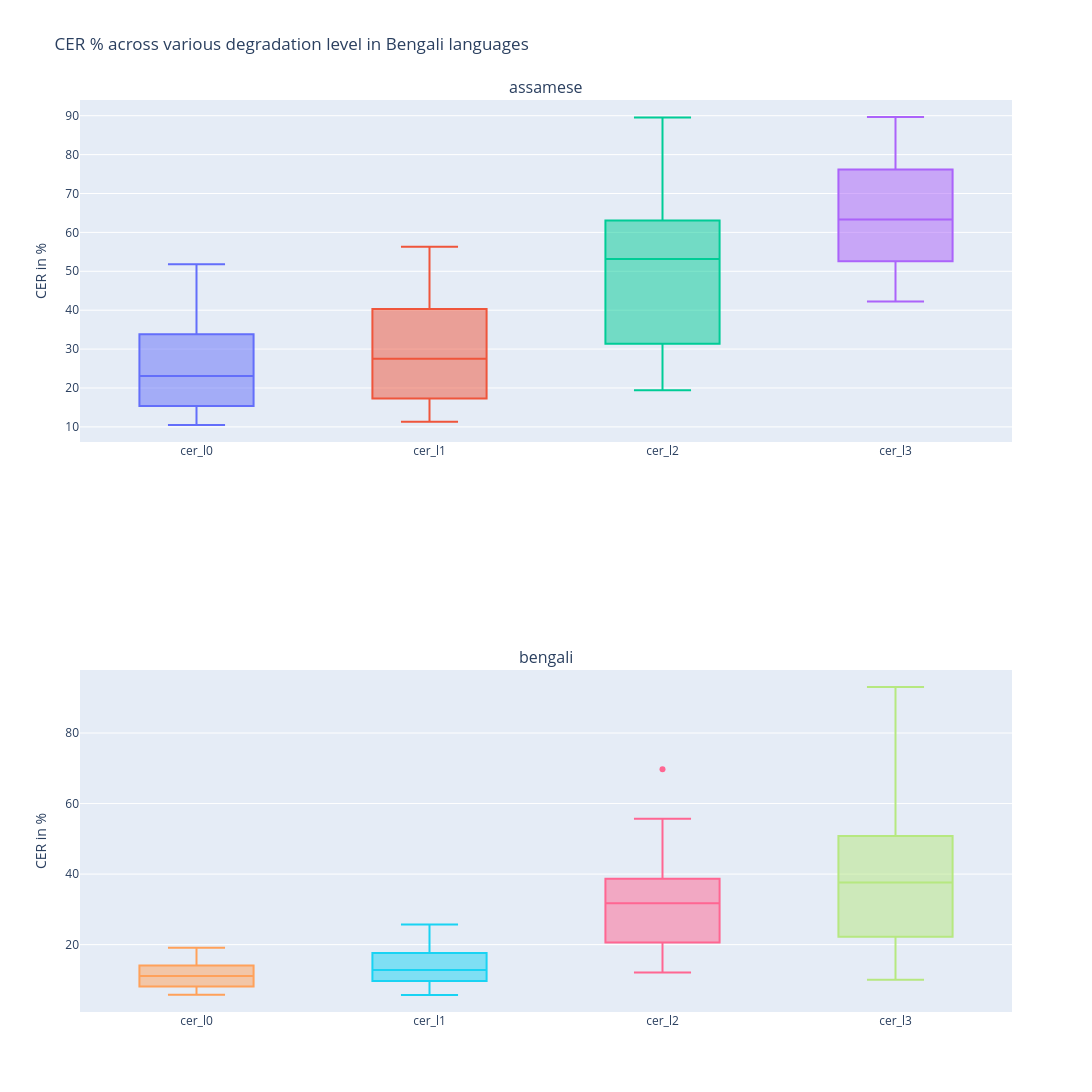

The code cell stored with this chart in its notebook:
### Markdown cell above
### 5.1.1. Box Plot Viz

### Code cell
display_box_plot(results_df=results_bengali, script=script, metric_type='CER').show()

### Figure 1 — Plotly figure (JSON) as saved in the notebook; plotly's stock layout.template omitted (floating-point values rounded to 4 significant figures)
{"data": [{"name": "cer_l0", "text": ["Bengali_Anek_Bangla_5", "Bengali_Baloo_Da_2_12", "Bengali_Baloo_Da_2_24", "Bengali_Noto_Serif_Bengali_21", "Bengali_Anek_Bangla_15", "Bengali_Noto_Sans_Bengali_16", "Bengali_Anek_Bangla_23", "Bengali_Baloo_Da_2_22", "Bengali_Noto_Sans_Bengali_6", "Bengali_Baloo_Da_2_14", "Bengali_Noto_Sans_Bengali_30", "Bengali_Noto_Serif_Bengali_11", "Bengali_Anek_Bangla_25", "Bengali_Atma_18", "Bengali_Anek_Bangla_10", "Bengali_Noto_Sans_Bengali_29", "Bengali_Baloo_Da_2_20", "Bengali_Baloo_Da_2_1", "Bengali_Anek_Bangla_26", "Bengali_Anek_Bangla_27", "Bengali_Atma_2", "Bengali_Baloo_Da_2_17", "Bengali_Atma_28", "Bengali_Baloo_Da_2_7", "Bengali_Noto_Serif_Bengali_9", "Bengali_Atma_8", "Bengali_Atma_4", "Bengali_Atma_13"], "type": "box", "xaxis": "x", "y": [34.41, 21.93, 37.74, 33.25, 29.02, 15.81, 19.08, 16.74, 28.81, 24.19, 21.29, 37.07, 18.64, 31.23, 11.5, 13.3, 36.63, 51.83, 20.13, 14.27, 26.22, 14.77, 29.07, 45.45, 14.93, 10.51, 34.43, 11.06], "yaxis": "y"}, {"name": "cer_l1", "text": ["Bengali_Anek_Bangla_5", "Bengali_Baloo_Da_2_12", "Bengali_Baloo_Da_2_24", "Bengali_Noto_Serif_Bengali_21", "Bengali_Anek_Bangla_15", "Bengali_Noto_Sans_Bengali_16", "Bengali_Anek_Bangla_23", "Bengali_Baloo_Da_2_22", "Bengali_Noto_Sans_Bengali_6", "Bengali_Baloo_Da_2_14", "Bengali_Noto_Sans_Bengali_30", "Bengali_Noto_Serif_Bengali_11", "Bengali_Anek_Bangla_25", "Bengali_Atma_18", "Bengali_Anek_Bangla_10", "Bengali_Noto_Sans_Bengali_29", "Bengali_Baloo_Da_2_20", "Bengali_Baloo_Da_2_1", "Bengali_Anek_Bangla_26", "Bengali_Anek_Bangla_27", "Bengali_Atma_2", "Bengali_Baloo_Da_2_17", "Bengali_Atma_28", "Bengali_Baloo_Da_2_7", "Bengali_Noto_Serif_Bengali_9", "Bengali_Atma_8", "Bengali_Atma_4", "Bengali_Atma_13"], "type": "box", "xaxis": "x", "y": [31.73, 23.81, 43.1, 38.45, 39.41, 42.57, 17.65, 44.33, 56.28, 25.24, 16.63, 32.1, 32.05, 15.54, 16.78, 23.56, 46.67, 52.97, 19.05, 16.88, 11.33, 29.73, 38.17, 41.23, 20.75, 14.74, 20.22, 13.39], "yaxis": "y"}, {"name": "cer_l2", "text": ["Bengali_Anek_Bangla_5", "Bengali_Baloo_Da_2_12", "Bengali_Baloo_Da_2_24", "Bengali_Noto_Serif_Bengali_21", "Bengali_Anek_Bangla_15", "Bengali_Noto_Sans_Bengali_16", "Bengali_Anek_Bangla_23", "Bengali_Baloo_Da_2_22", "Bengali_Noto_Sans_Bengali_6", "Bengali_Baloo_Da_2_14", "Bengali_Noto_Sans_Bengali_30", "Bengali_Noto_Serif_Bengali_11", "Bengali_Anek_Bangla_25", "Bengali_Atma_18", "Bengali_Anek_Bangla_10", "Bengali_Noto_Sans_Bengali_29", "Bengali_Baloo_Da_2_20", "Bengali_Baloo_Da_2_1", "Bengali_Anek_Bangla_26", "Bengali_Anek_Bangla_27", "Bengali_Atma_2", "Bengali_Baloo_Da_2_17", "Bengali_Atma_28", "Bengali_Baloo_Da_2_7", "Bengali_Noto_Serif_Bengali_9", "Bengali_Atma_8", "Bengali_Atma_4", "Bengali_Atma_13"], "type": "box", "xaxis": "x", "y": [65.26, 48.22, 76.79, 47.97, 61.63, 56.14, 34.13, 62.07, 28.25, 62.97, 28.69, 27.94, 58.41, 64.61, 19.42, 63.18, 52.96, 70.97, 32.5, 30.29, 68.87, 89.51, 25.43, 58.14, 29.86, 53.31, 39.26, 35.42], "yaxis": "y"}, {"name": "cer_l3", "text": ["Bengali_Anek_Bangla_5", "Bengali_Baloo_Da_2_12", "Bengali_Baloo_Da_2_24", "Bengali_Noto_Serif_Bengali_21", "Bengali_Anek_Bangla_15", "Bengali_Noto_Sans_Bengali_16", "Bengali_Anek_Bangla_23", "Bengali_Baloo_Da_2_22", "Bengali_Noto_Sans_Bengali_6", "Bengali_Baloo_Da_2_14", "Bengali_Noto_Sans_Bengali_30", "Bengali_Noto_Serif_Bengali_11", "Bengali_Anek_Bangla_25", "Bengali_Atma_18", "Bengali_Anek_Bangla_10", "Bengali_Noto_Sans_Bengali_29", "Bengali_Baloo_Da_2_20", "Bengali_Baloo_Da_2_1", "Bengali_Anek_Bangla_26", "Bengali_Anek_Bangla_27", "Bengali_Atma_2", "Bengali_Baloo_Da_2_17", "Bengali_Atma_28", "Bengali_Baloo_Da_2_7", "Bengali_Noto_Serif_Bengali_9", "Bengali_Atma_8", "Bengali_Atma_4", "Bengali_Atma_13"], "type": "box", "xaxis": "x", "y": [42.23, 46.04, 84.76, 56.94, 56.99, 81.65, 89.64, 75.81, 84.58, 49.28, 55.92, 75.33, 44.05, 57.19, 71.08, 57.47, 65.4, 63.49, 48.83, 70.52, 49.01, 76.53, 56.42, 89.29, 77.61, 63.08, 48.45, 70.88], "yaxis": "y"}, {"name": "cer_l0", "text": ["Bengali_Baloo_Da_2_9", "Bengali_Atma_30", "Bengali_Atma_27", "Bengali_Baloo_Da_2_29", "Bengali_Atma_20", "Bengali_Baloo_Da_2_3", "Bengali_Noto_Sans_Bengali_11", "Bengali_Atma_1", "Bengali_Atma_17", "Bengali_Baloo_Da_2_15", "Bengali_Anek_Bangla_2", "Bengali_Anek_Bangla_25", "Bengali_Atma_21", "Bengali_Atma_18", "Bengali_Atma_23", "Bengali_Noto_Sans_Bengali_12", "Bengali_Noto_Sans_Bengali_19", "Bengali_Noto_Serif_Bengali_5", "Bengali_Atma_28", "Bengali_Anek_Bangla_16", "Bengali_Baloo_Da_2_26", "Bengali_Atma_24", "Bengali_Baloo_Da_2_7", "Bengali_Noto_Sans_Bengali_14", "Bengali_Atma_8", "Bengali_Noto_Serif_Bengali_4", "Bengali_Anek_Bangla_6", "Bengali_Atma_13"], "type": "box", "xaxis": "x2", "y": [6.09, 18.77, 19.09, 8.41, 8.66, 18.1, 7.06, 13.26, 13.86, 10.44, 10.13, 9.68, 12.29, 11.88, 14.3, 5.8, 7.1, 7.87, 12.0, 7.33, 13.64, 16.0, 16.19, 16.48, 10.55, 7.57, 10.15, 11.7], "yaxis": "y2"}, {"name": "cer_l1", "text": ["Bengali_Baloo_Da_2_9", "Bengali_Atma_30", "Bengali_Atma_27", "Bengali_Baloo_Da_2_29", "Bengali_Atma_20", "Bengali_Baloo_Da_2_3", "Bengali_Noto_Sans_Bengali_11", "Bengali_Atma_1", "Bengali_Atma_17", "Bengali_Baloo_Da_2_15", "Bengali_Anek_Bangla_2", "Bengali_Anek_Bangla_25", "Bengali_Atma_21", "Bengali_Atma_18", "Bengali_Atma_23", "Bengali_Noto_Sans_Bengali_12", "Bengali_Noto_Sans_Bengali_19", "Bengali_Noto_Serif_Bengali_5", "Bengali_Atma_28", "Bengali_Anek_Bangla_16", "Bengali_Baloo_Da_2_26", "Bengali_Atma_24", "Bengali_Baloo_Da_2_7", "Bengali_Noto_Sans_Bengali_14", "Bengali_Atma_8", "Bengali_Noto_Serif_Bengali_4", "Bengali_Anek_Bangla_6", "Bengali_Atma_13"], "type": "box", "xaxis": "x2", "y": [7.46, 18.58, 19.89, 9.36, 12.83, 21.18, 13.13, 12.31, 20.21, 13.48, 13.04, 9.8, 11.58, 12.84, 16.68, 5.75, 7.83, 6.02, 12.0, 9.52, 9.95, 15.5, 20.27, 25.7, 12.12, 8.33, 15.09, 18.68], "yaxis": "y2"}, {"name": "cer_l2", "text": ["Bengali_Baloo_Da_2_9", "Bengali_Atma_30", "Bengali_Atma_27", "Bengali_Baloo_Da_2_29", "Bengali_Atma_20", "Bengali_Baloo_Da_2_3", "Bengali_Noto_Sans_Bengali_11", "Bengali_Atma_1", "Bengali_Atma_17", "Bengali_Baloo_Da_2_15", "Bengali_Anek_Bangla_2", "Bengali_Anek_Bangla_25", "Bengali_Atma_21", "Bengali_Atma_18", "Bengali_Atma_23", "Bengali_Noto_Sans_Bengali_12", "Bengali_Noto_Sans_Bengali_19", "Bengali_Noto_Serif_Bengali_5", "Bengali_Atma_28", "Bengali_Anek_Bangla_16", "Bengali_Baloo_Da_2_26", "Bengali_Atma_24", "Bengali_Baloo_Da_2_7", "Bengali_Noto_Sans_Bengali_14", "Bengali_Atma_8", "Bengali_Noto_Serif_Bengali_4", "Bengali_Anek_Bangla_6", "Bengali_Atma_13"], "type": "box", "xaxis": "x2", "y": [29.6, 20.23, 30.63, 33.54, 38.1, 34.27, 14.31, 25.33, 20.92, 34.72, 44.01, 45.04, 35.93, 48.2, 17.12, 51.82, 24.33, 12.08, 20.95, 19.0, 32.77, 55.69, 17.64, 34.87, 39.31, 14.68, 69.73, 24.9], "yaxis": "y2"}, {"name": "cer_l3", "text": ["Bengali_Baloo_Da_2_9", "Bengali_Atma_30", "Bengali_Atma_27", "Bengali_Baloo_Da_2_29", "Bengali_Atma_20", "Bengali_Baloo_Da_2_3", "Bengali_Noto_Sans_Bengali_11", "Bengali_Atma_1", "Bengali_Atma_17", "Bengali_Baloo_Da_2_15", "Bengali_Anek_Bangla_2", "Bengali_Anek_Bangla_25", "Bengali_Atma_21", "Bengali_Atma_18", "Bengali_Atma_23", "Bengali_Noto_Sans_Bengali_12", "Bengali_Noto_Sans_Bengali_19", "Bengali_Noto_Serif_Bengali_5", "Bengali_Atma_28", "Bengali_Anek_Bangla_16", "Bengali_Baloo_Da_2_26", "Bengali_Atma_24", "Bengali_Baloo_Da_2_7", "Bengali_Noto_Sans_Bengali_14", "Bengali_Atma_8", "Bengali_Noto_Serif_Bengali_4", "Bengali_Anek_Bangla_6", "Bengali_Atma_13"], "type": "box", "xaxis": "x2", "y": [10.06, 32.2, 63.83, 20.62, 30.76, 62.65, 17.52, 50.52, 34.94, 14.24, 80.92, 42.03, 22.21, 36.65, 35.94, 45.02, 19.4, 33.85, 93.02, 22.32, 49.45, 20.85, 44.53, 51.07, 50.34, 38.65, 80.27, 56.13], "yaxis": "y2"}], "layout": {"annotations": [{"font": {"size": 16}, "showarrow": false, "text": "assamese", "x": 0.5, "xanchor": "center", "xref": "paper", "y": 1, "yanchor": "bottom", "yref": "paper"}, {"font": {"size": 16}, "showarrow": false, "text": "bengali", "x": 0.5, "xanchor": "center", "xref": "paper", "y": 0.375, "yanchor": "bottom", "yref": "paper"}], "height": 1200, "showlegend": false, "title": {"text": "CER % across various degradation level in Bengali languages"}, "width": 1400, "xaxis": {"anchor": "y", "domain": [0, 1]}, "xaxis2": {"anchor": "y2", "domain": [0, 1]}, "yaxis": {"anchor": "x", "domain": [0.625, 1], "title": {"text": "CER in %"}}, "yaxis2": {"anchor": "x2", "domain": [0, 0.375], "title": {"text": "CER in %"}}}}
